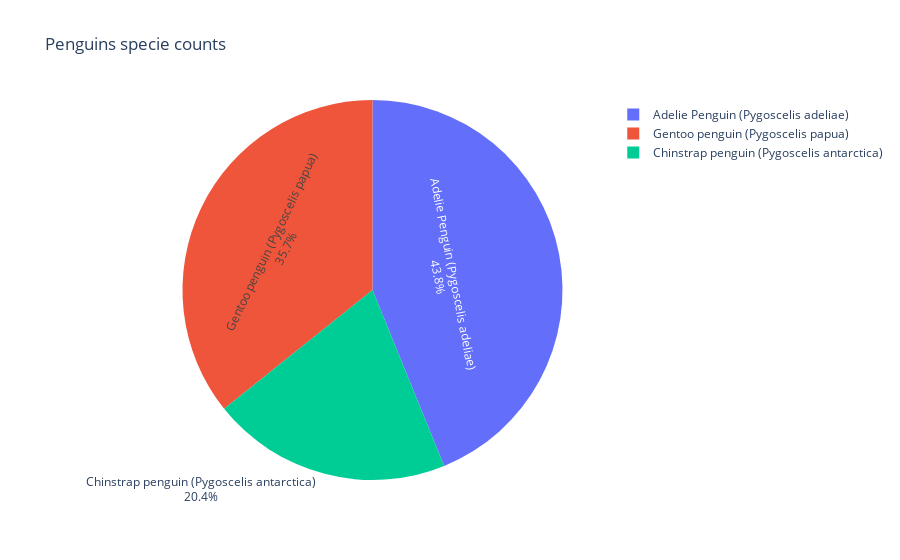

Notebook cell for this chart:
### Code cell
fig = go.Figure(
    data = [
        go.Pie(
            labels = species_counts.index, 
            values = species_counts.values,
            textinfo = 'label+percent'
            )
    ]
)

fig.update_layout(
    title = 'Penguins specie counts'
    )

fig.show()

### Figure 1 — Plotly figure (JSON) as saved in the notebook; plotly's stock layout.template omitted (floating-point values rounded to 4 significant figures)
{"data": [{"labels": ["Adelie Penguin (Pygoscelis adeliae)", "Gentoo penguin (Pygoscelis papua)", "Chinstrap penguin (Pygoscelis antarctica)"], "textinfo": "label+percent", "type": "pie", "values": [146, 119, 68]}], "layout": {"title": {"text": "Penguins specie counts"}}}
